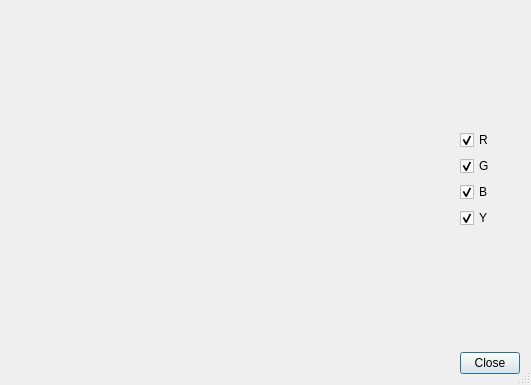
<?xml version="1.0" encoding="UTF-8"?>
<ui version="4.0">
 <class>HistgramView</class>
 <widget class="QDialog" name="HistgramView">
  <property name="geometry">
   <rect>
    <x>0</x>
    <y>0</y>
    <width>531</width>
    <height>385</height>
   </rect>
  </property>
  <property name="sizePolicy">
   <sizepolicy hsizetype="Fixed" vsizetype="Fixed">
    <horstretch>0</horstretch>
    <verstretch>0</verstretch>
   </sizepolicy>
  </property>
  <property name="windowTitle">
   <string>直方图</string>
  </property>
  <property name="sizeGripEnabled">
   <bool>true</bool>
  </property>
  <layout class="QGridLayout" name="gridLayout">
   <item row="0" column="0">
    <widget class="QCustomPlot" name="widget" native="true">
     <property name="sizePolicy">
      <sizepolicy hsizetype="Preferred" vsizetype="Preferred">
       <horstretch>1</horstretch>
       <verstretch>0</verstretch>
      </sizepolicy>
     </property>
     <property name="minimumSize">
      <size>
       <width>381</width>
       <height>0</height>
      </size>
     </property>
    </widget>
   </item>
   <item row="0" column="1">
    <layout class="QVBoxLayout" name="verticalLayout_2">
     <property name="sizeConstraint">
      <enum>QLayout::SetFixedSize</enum>
     </property>
     <item>
      <spacer name="verticalSpacer_2">
       <property name="orientation">
        <enum>Qt::Vertical</enum>
       </property>
       <property name="sizeHint" stdset="0">
        <size>
         <width>20</width>
         <height>40</height>
        </size>
       </property>
      </spacer>
     </item>
     <item>
      <layout class="QVBoxLayout" name="verticalLayout">
       <item>
        <widget class="QCheckBox" name="r_enable">
         <property name="maximumSize">
          <size>
           <width>60</width>
           <height>16777215</height>
          </size>
         </property>
         <property name="text">
          <string>R</string>
         </property>
         <property name="checked">
          <bool>true</bool>
         </property>
        </widget>
       </item>
       <item>
        <widget class="QCheckBox" name="g_enable">
         <property name="maximumSize">
          <size>
           <width>60</width>
           <height>16777215</height>
          </size>
         </property>
         <property name="text">
          <string>G</string>
         </property>
         <property name="checked">
          <bool>true</bool>
         </property>
        </widget>
       </item>
       <item>
        <widget class="QCheckBox" name="b_enable">
         <property name="maximumSize">
          <size>
           <width>60</width>
           <height>16777215</height>
          </size>
         </property>
         <property name="text">
          <string>B</string>
         </property>
         <property name="checked">
          <bool>true</bool>
         </property>
        </widget>
       </item>
       <item>
        <widget class="QCheckBox" name="y_enable">
         <property name="maximumSize">
          <size>
           <width>60</width>
           <height>16777215</height>
          </size>
         </property>
         <property name="text">
          <string>Y</string>
         </property>
         <property name="checked">
          <bool>true</bool>
         </property>
        </widget>
       </item>
      </layout>
     </item>
     <item>
      <spacer name="verticalSpacer">
       <property name="orientation">
        <enum>Qt::Vertical</enum>
       </property>
       <property name="sizeHint" stdset="0">
        <size>
         <width>20</width>
         <height>40</height>
        </size>
       </property>
      </spacer>
     </item>
     <item>
      <widget class="QDialogButtonBox" name="buttonBox">
       <property name="maximumSize">
        <size>
         <width>60</width>
         <height>16777215</height>
        </size>
       </property>
       <property name="orientation">
        <enum>Qt::Horizontal</enum>
       </property>
       <property name="standardButtons">
        <set>QDialogButtonBox::Close</set>
       </property>
      </widget>
     </item>
    </layout>
   </item>
  </layout>
 </widget>
 <customwidgets>
  <customwidget>
   <class>QCustomPlot</class>
   <extends>QWidget</extends>
   <header location="global">qcustomplot.h</header>
   <container>1</container>
  </customwidget>
 </customwidgets>
 <resources/>
 <connections>
  <connection>
   <sender>buttonBox</sender>
   <signal>accepted()</signal>
   <receiver>HistgramView</receiver>
   <slot>accept()</slot>
   <hints>
    <hint type="sourcelabel">
     <x>248</x>
     <y>254</y>
    </hint>
    <hint type="destinationlabel">
     <x>157</x>
     <y>274</y>
    </hint>
   </hints>
  </connection>
  <connection>
   <sender>buttonBox</sender>
   <signal>rejected()</signal>
   <receiver>HistgramView</receiver>
   <slot>reject()</slot>
   <hints>
    <hint type="sourcelabel">
     <x>316</x>
     <y>260</y>
    </hint>
    <hint type="destinationlabel">
     <x>286</x>
     <y>274</y>
    </hint>
   </hints>
  </connection>
 </connections>
</ui>
